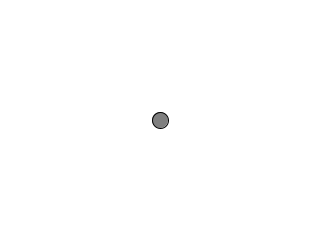
Frame 1 (no input)
Frame 60 (the mouse pressed at the canvas centre just before this capture): identical to frame 1, image omitted
Frame 120 (the mouse held since frame 60 and released just before this capture): identical to frame 1, image omitted

The Processing sketch that drew this single still picture (run headless with seeded random() and noise(); from frame 60 on, the mouse is pressed at the canvas centre):

// Processing sketch: circle_variables1
// ── circle_variables1.pde


void setup() {
  size(320, 240);
}

void draw() {
  background(255);
  fill(127);
  stroke(0);
  ellipse(width/2,height/2, 16, 16);
}
